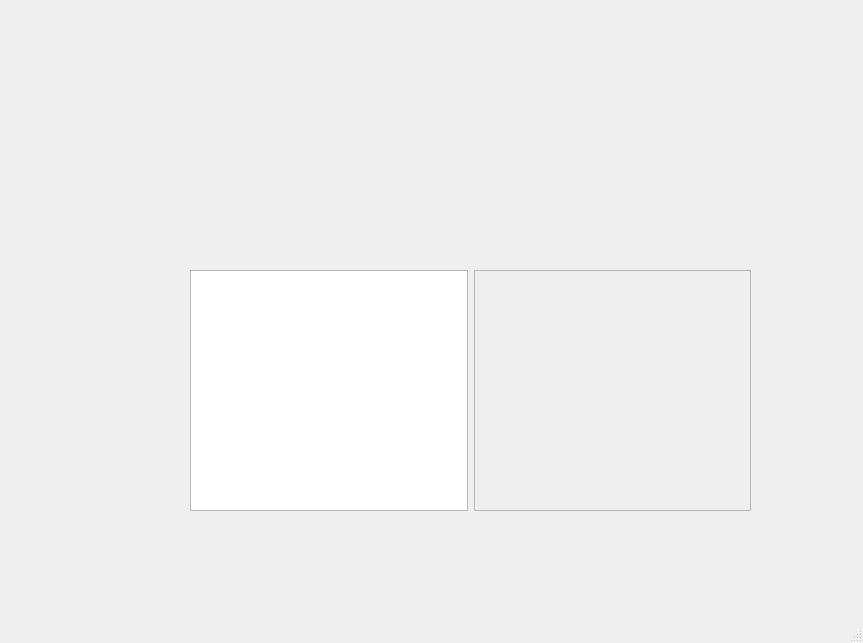
<?xml version="1.0" encoding="UTF-8"?>
<ui version="4.0">
 <class>odriveMainWindow</class>
 <widget class="QMainWindow" name="odriveMainWindow">
  <property name="geometry">
   <rect>
    <x>0</x>
    <y>0</y>
    <width>863</width>
    <height>643</height>
   </rect>
  </property>
  <property name="windowTitle">
   <string>MainWindow</string>
  </property>
  <widget class="QWidget" name="centralwidget">
   <widget class="QWidget" name="horizontalLayoutWidget">
    <property name="geometry">
     <rect>
      <x>160</x>
      <y>110</y>
      <width>160</width>
      <height>80</height>
     </rect>
    </property>
    <layout class="QHBoxLayout" name="horizontalLayout">
     <item>
      <widget class="QWidget" name="widget" native="true"/>
     </item>
    </layout>
   </widget>
   <widget class="QWidget" name="gridLayoutWidget">
    <property name="geometry">
     <rect>
      <x>190</x>
      <y>270</y>
      <width>561</width>
      <height>241</height>
     </rect>
    </property>
    <layout class="QGridLayout" name="gridLayout">
     <item row="0" column="0">
      <widget class="QTreeView" name="treeView">
       <property name="editTriggers">
        <set>QAbstractItemView::NoEditTriggers</set>
       </property>
      </widget>
     </item>
     <item row="0" column="1">
      <widget class="QScrollArea" name="scrollArea">
       <property name="widgetResizable">
        <bool>true</bool>
       </property>
       <widget class="QWidget" name="scrollAreaWidgetContents">
        <property name="geometry">
         <rect>
          <x>0</x>
          <y>0</y>
          <width>274</width>
          <height>237</height>
         </rect>
        </property>
       </widget>
      </widget>
     </item>
    </layout>
   </widget>
  </widget>
  <widget class="QMenuBar" name="menubar">
   <property name="geometry">
    <rect>
     <x>0</x>
     <y>0</y>
     <width>863</width>
     <height>22</height>
    </rect>
   </property>
  </widget>
  <widget class="QStatusBar" name="statusbar"/>
 </widget>
 <resources/>
 <connections/>
</ui>
